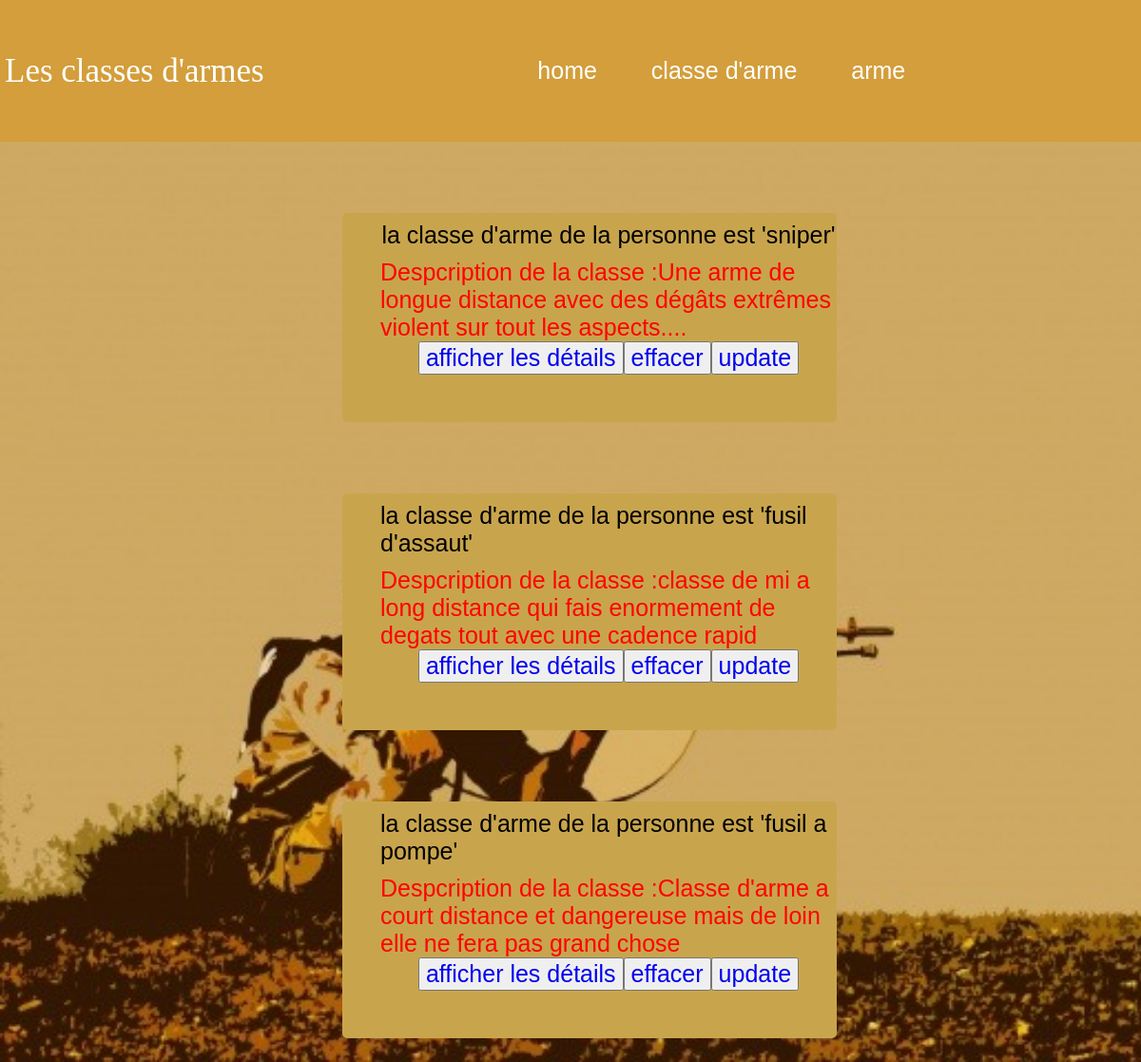
Page /bibliotheque/ on the committed database.
### bibliotheque/models.py (models this page shows, shortened)
class Classe(models.Model):
    titre = models.CharField(max_length=100)
    resume = models.TextField(null = True, blank = True)

### bibliotheque/views.py (the view)
# urls.py: 2. Add a URL to urlpatterns:  path('', views.home, name='home')
def home(request):
    liste = list(models.Classe.objects.all())
    return render(request, 'bibliotheque/home.html', {'liste': liste})

### bibliotheque/templates/bibliotheque/home.html (shortened to what this page needs)
{% extends "bibliotheque/main.html" %}
{% block content %}
        {% for l in liste %}
    <ul class="global_descip">
            <li> la classe d'arme de la personne est  '{{l.titre}}' </li>
             <li class="descrip"> Despcription de la classe :{{l.resume}} </li>
            <li> <button name="aff"><a href="affiche/{{l.id}}"> afficher les détails  </a></button> <button name="supp"><a href="delete/{{l.id}}"> effacer  </a></button>
                <button name="upd"><a href="update/{{l.id}}"> update </a></button></li>
    </ul>
        {%endfor%}
{% endblock %}

### bibliotheque/templates/bibliotheque/main.html (shortened to what this page needs)
<!DOCTYPE html>
<html lang="en">
<head>
    {% load static %}
    <link rel="stylesheet" href="{% static 'bibliotheque/style.css' %}">
</head>
<body>
     <nav class="oriantationpage">
         <div class="Lesclassesdarmes">Les classes d'armes</div>
         <ul class="onglet" id="list">
            <li class="list"><a href="/bibliotheque/">home</a></li>
            <li class="list"> <a href="/bibliotheque/ajout/">classe d'arme</a></li>
            <li class="list"><a href="/bibliotheque/ajout2/">arme</a></li>
            </ul>
          </nav>
      {% block content %}
      {% endblock %}
</body>
</html>

### bibliotheque/static/bibliotheque/style.css (style rules this page uses)
* { font-family:arial; font-size:25px; }
body { background-image: url(04045_800x480.jpg); background-size:cover; width: 100%; padding: 0%; margin: 0%; }
html { scroll-behavior: smooth; margin:0; }
nav { position: sticky; top: 0; }
a { text-decoration: none; }
.oriantationpage { background-color:#D39E3B ; display:flex; justify-content:space-between; align-items:center; }
.list { list-style-type:none; }
.onglet .list { display:inline-block; padding:35px 25px; }
.oriantationpage a { color:white; transition:0.3s; }
li { display:flex; justify-content:center; align-items:center; }
.descrip { padding-top:10px; color:red; }
.global_descip { padding-top:9px; background-color:#C8A54D; display:flex; margin-left:30%; justify-content:center; flex-direction:column; align-items:center; margin-top:75px; width:40vw; border-radius:5px; padding-bottom: 50px; }
.Lesclassesdarmes { color:white; font-size:35px; font-family : 'PT Serif', serif ; padding-left:5px; }
li button { align-items:center; }

### rows in the picture
Classe: titre "sniper", resume "Une arme de longue distance avec des dégâts extrêmes violent sur tout les aspects...."
Classe: titre "fusil d'assaut", resume "classe de mi a long distance qui fais enormement de degats tout avec une cadence rapid"
Classe: titre "fusil a pompe", resume "Classe d'arme a court distance et dangereuse mais de loin elle ne fera pas grand chose"
